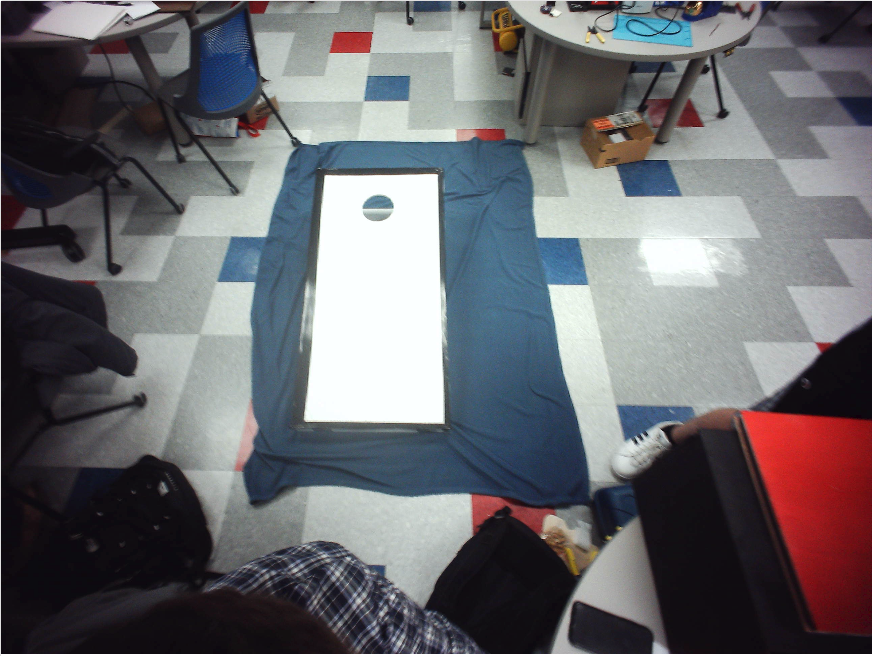
#> input picture opencv/testpics/t2.png, 872 x 656 px
$ jupyter execute --allow-errors harris.ipynb   (shell and % lines are left out)   (older library calls are emulated)
#> lines starting #> are read from the running program, lines starting #| are printed output that depends on the picture; after the words box and inside, x2 and y2 are one past the last pixel; in counts of white or black regions, pixels touching at a corner belong together; long printed decimals are rounded
[cell 1]
# Find edges

import imutils
import cv2 as cv
import numpy as np
import random as rng
from scipy.spatial import distance

from matplotlib import pyplot as plt
#src = cv.imread('images/test_wood_bags.png')
imgString = 'testpics/t2.png'
src = cv.imread(imgString)
#> src is the input picture: shape (656, 872, 3); mean B, G, R 109.9, 105.5, 106.2
graysrc = cv.cvtColor(src.copy(), cv.COLOR_BGR2GRAY)
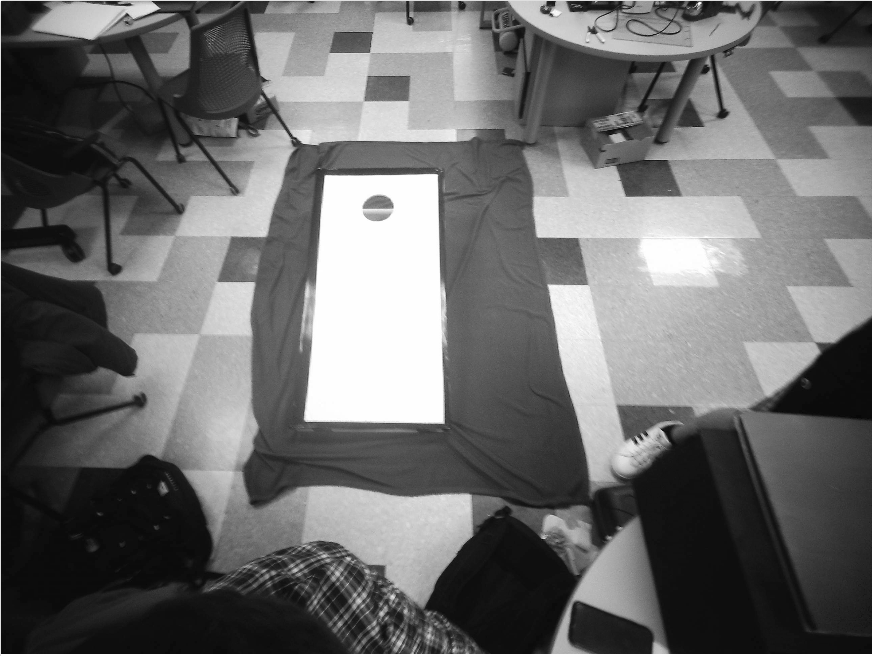
#> graysrc: shape (656, 872); min 7, max 255, mean 106.2
plt.imshow(src)

[cell 2]
# Fast Detection (Optimal for resource limited devices)
fast = cv.FastFeatureDetector_create()

kp = fast.detect(src, None)
#> kp = 3970 keypoints; strongest (x, y, size): (127, 14, 7), (436, 175, 7), (325, 176, 7), (554, 3, 7)
fast_src = cv.drawKeypoints(src, kp, None, color=(255,0,0))
plt.imshow(fast_src)

[cell 3]
# convert to binary image
ret,thresh = cv.threshold(graysrc, 127,255,0)
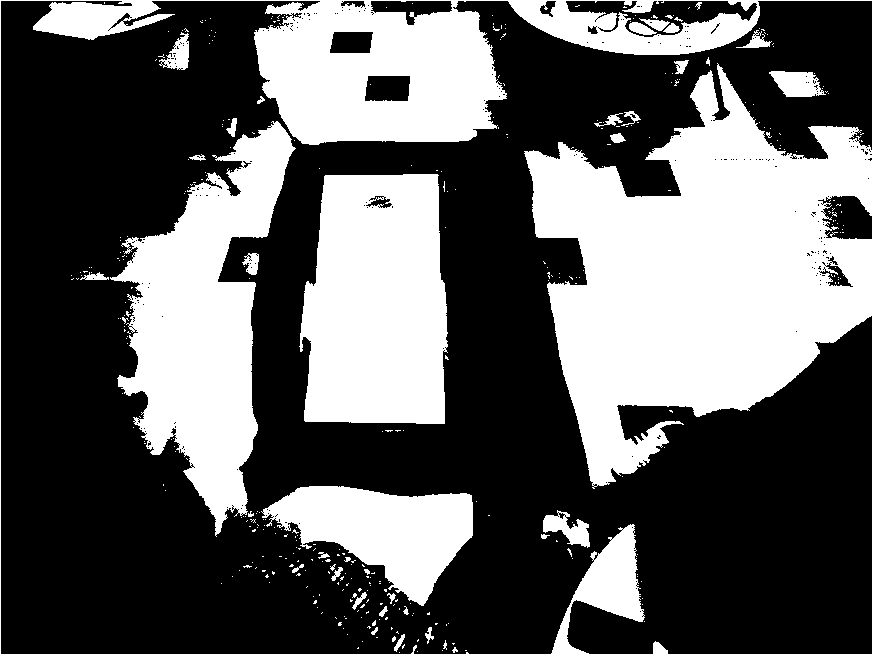
#> thresh: shape (656, 872); 37.2% white; 388 white regions (348 under 20 px)
im2, contours, hierarchy = cv.findContours(thresh,cv.RETR_TREE, 1)
#> contours = 832 contours, 786 with area under 20; largest, box (x1, y1, x2, y2) and area: (524, 63, 872, 489) 79816, (0, 0, 872, 656) 49144, (110, 121, 296, 537) 34492, (299, 174, 448, 424) 32175, (261, 486, 473, 606) 13330

# Many Moments
for c in contours:
    M = cv.moments(c)

    if (M['m00'] != 0):
        cx = int(M['m10']/M['m00'])
        cy = int(M['m01']/M['m00'])
    else:
        cx, cy = 0,0

    cv.circle(src, (cx,cy),5, (255,255,255), -1)
#> this loop made 832 passes
#> (c, cx, cy) on passes 1, 2, 3, 4, 6, 8, 9, 11, 12, 15, 17: ([[399, 652]], 0, 0), ([[417, 651]], 0, 0), ([[465, 650], [466, 650]], 0, 0), ([[442, 650]], 0, 0), ([[358, 647], [357, 648], [358, 648]], 357, 647), ([[452, 643], [453, 644], [454, 643], [453, 643]], 453, 643), ([[362, 641]], 0, 0), ([[418, 639], [417, 640], [417, 641], [418, 640]], 417, 640), ([[376, 637], [377, 637]], 0, 0), ([[347, 634]], 0, 0), ([[343, 628]], 0, 0)
#> (cx, cy) on passes 5, 7, 10, 13, 14, 16: (454, 649), (402, 646), (444, 644), (393, 638), (399, 642), (396, 631)
#> src: shape (656, 872, 3); 4.55% of pixels changed, all inside (x1, y1, x2, y2) = (0, 0, 872, 654)

#src2 = cv.imread('images/srcimg.png')
#for i in range(cx):
#    cv.circle(src2, (cx_arr[i],cx_arr[i]),3, 255, -1)

# Draw all contours
cv.drawContours(src, contours, -1, (0,0,255), 2)
#> src: shape (656, 872, 3); mean B, G, R 100.6, 96.5, 118.5

plt.imshow(src)

# Find largest contour in image (todo)
# Find angle at which object is directed
#      ^ -- (x,y),(MA,ma),angle = cv.fitEllipse(cnt)
mask = np.zeros(graysrc.shape, np.uint8)
cv.drawContours(mask, contours, 0,255,-1)
#> mask: shape (656, 872); 0% white in thin lines or dots, all inside (x1, y1, x2, y2) = (399, 652, 400, 653)

cnt = contours[0]
#> cnt = [[399, 652]]
leftmost = tuple(cnt[cnt[:,:,0].argmin()][0])
#> leftmost = (399, 652)
rightmost = tuple(cnt[cnt[:,:,0].argmin()][0])
#> rightmost = (399, 652)
topmost = tuple(cnt[cnt[:,:,1].argmin()][0])
#> topmost = (399, 652)
bottommost = tuple(cnt[cnt[:,:,1].argmin()][0])
#> bottommost = (399, 652)

extreme_pts = [leftmost, rightmost, topmost, bottommost]
#> extreme_pts = [(399, 652), (399, 652), (399, 652), (399, 652)]
for i in range(len(extreme_pts)):
    cv.circle(src, (extreme_pts[i][0],extreme_pts[i][1]), 3, 255, -1)
#> this loop made 4 passes
#> src: shape (656, 872, 3); mean B, G, R 100.6, 96.4, 118.5


mean_val = cv.mean(src, mask=mask)
#> mean_val = (255, 0, 0, 0)
print(mean_val)
#| (255.0, 0.0, 0.0, 0.0)

[cell 4]
# Good Feature Detection (finds corners well)
corners = cv.goodFeaturesToTrack(graysrc, 50, 0.01, 10)
#> corners = 50 rows, first 8: [2, 652], [2, 2], [554, 2], [702, 2], [551, 12], [437, 175], [159, 8], [567, 2]
corners = np.int0(corners)
corners = np.int0(corners)

for i in corners:
    x,y = i.ravel()
    cv.circle(src,(x,y),3,255,-1)
#> this loop made 50 passes
#> (x, y) on passes 1 to 12: (2, 652), (2, 2), (554, 2), (702, 2), (551, 12), (437, 175), (159, 8), (567, 2), (661, 428), (443, 422), (131, 4), (646, 435)
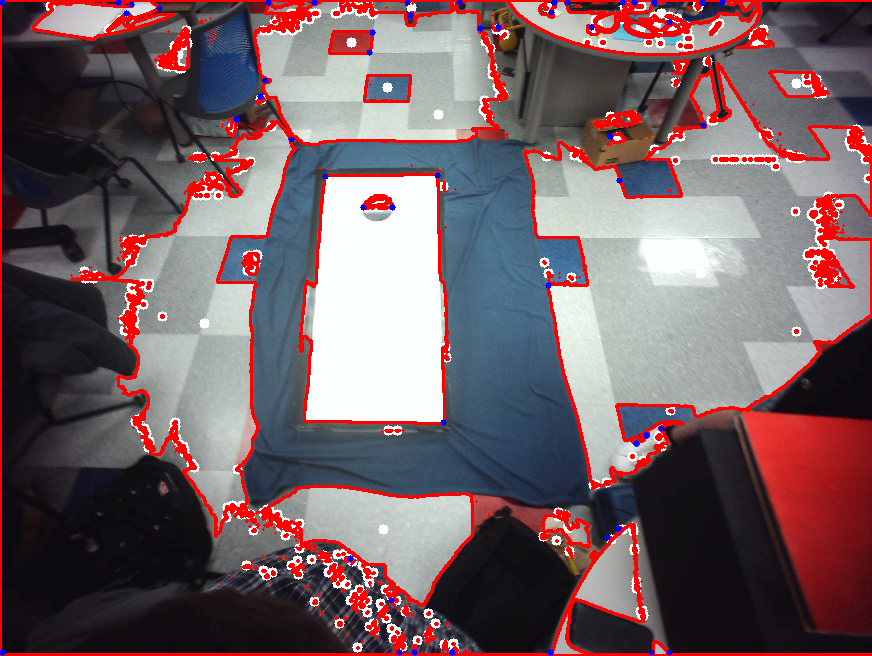
#> src: shape (656, 872, 3); mean B, G, R 101.2, 96.4, 117.9

plt.imshow(src)

[cell 5]
# Utility functions for dealing with contours
def get_cnt_details(cnt):
    M = cv.moments(cnt)
    details = None

    if (M['m00'] != 0):
        details = {}
        details['cx'] = cx = int(M['m10']/M['m00'])
        details['cy'] = cy = int(M['m01']/M['m00'])
        details['area'] = area = cv.contourArea(cnt)
        details['perimeter'] = perimeter = cv.arcLength(cnt,True)

    return details

def print_cnt_details(cnt):
    cnt_dict = get_cnt_details(cnt)

    if (cnt_dict is None):
        return

    cx = cnt_dict['cx']
    cy = cnt_dict['cy']
    area = cnt_dict['area']
    perimeter = cnt_dict['perimeter']

    print('cx: ', cx, '\tcy: ', cy, '\tarea: ', area, '\tperimeter: ', perimeter)

[cell 6]
# This block will print all contours' locations, areas, and perimters

# Define globals
board_cnt = None
board_cx = board_cy = None

# Empirically derived constants:
wood_perimeter_range = range(450, 550) # fuck this depends on distance

# Start over by reloading images
src = cv.imread(imgString)
graysrc = cv.cvtColor(src.copy(), cv.COLOR_BGR2GRAY)

# Plot original image
fig = plt.figure(figsize=(8,8),dpi=(120))
a = fig.add_subplot(1,2,1)
plt.imshow(src)
a.set_title('Original Image')

# convert to binary image
ret,thresh = cv.threshold(graysrc, 127,255,0)
im2, contours, hierarchy = cv.findContours(thresh,cv.RETR_TREE, 1)

print('All contours: ')
src_with_contours = src.copy()
possible_bag_cnts = []
for cnt in contours:
    cnt_dict = get_cnt_details(cnt)
    if (cnt_dict is None):
        continue

    cx = cnt_dict['cx']
    cy = cnt_dict['cy']
    area = cnt_dict['area']
    perimeter = cnt_dict['perimeter']

    if (cx not in range(220,350) or cy not in range(140, 300)):
        continue
    elif (perimeter > 25 and perimeter < 80):
        possible_bag_cnts.append(cnt)
    area = cv.contourArea(cnt)
    perimeter = cv.arcLength(cnt,True)
    print('cx: ', cx, '\tcy: ', cy, '\tarea: ', area, '\tperimeter: ', perimeter, '\tcontourLength: ', len(cnt))

    # draw all of the contours we find
    cv.drawContours(src_with_contours, cnt, -1, (0,0,255), 2)

    if (int(area) in range(1000, 2000)): # must convert double to int for range comparison
        # save board contour and centroid (x,y) values
        board_cnt = cnt; board_cx = cx; board_cy = cy
#> this loop made 832 passes
#> cnt on passes 1 to 3: [[399, 652]], [[417, 651]], [[465, 650], [466, 650]]
#| cx:  251 	cy:  262 	area:  215.0 	perimeter:  83.598 	contourLength:  72
#| cx:  247 	cy:  270 	area:  2.0 	perimeter:  5.657 	contourLength:  4
#| cx:  251 	cy:  267 	area:  2.0 	perimeter:  5.657 	contourLength:  4
#| cx:  255 	cy:  263 	area:  2.0 	perimeter:  5.657 	contourLength:  4
#| cx:  250 	cy:  263 	area:  2.0 	perimeter:  5.657 	contourLength:  4
#| cx:  251 	cy:  260 	area:  2.0 	perimeter:  5.657 	contourLength:  4
#| cx:  249 	cy:  260 	area:  2.0 	perimeter:  5.657 	contourLength:  4
#| cx:  250 	cy:  259 	area:  2.0 	perimeter:  5.657 	contourLength:  4
#> (further printed lines are left out)
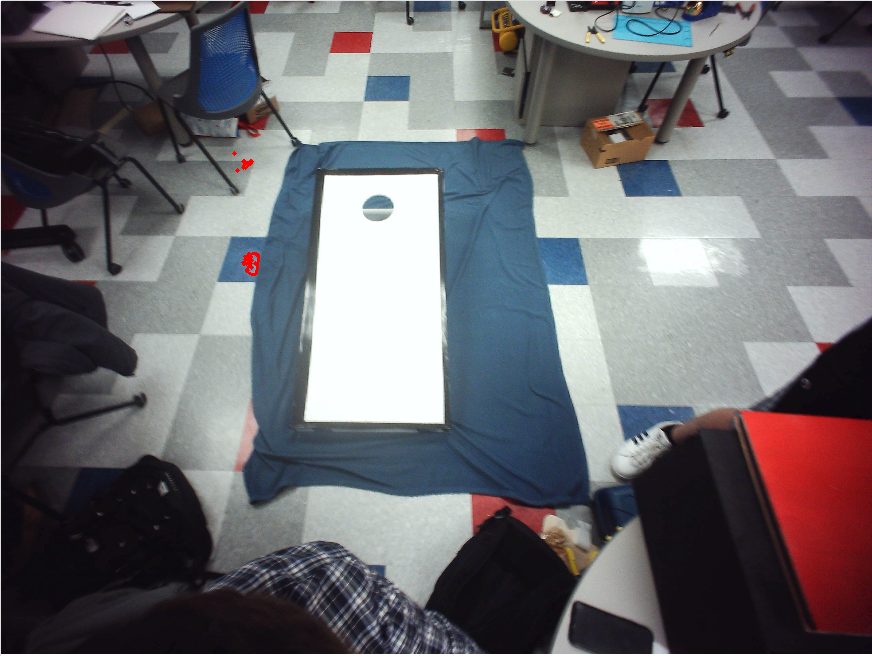
#> src_with_contours: shape (656, 872, 3); 0.07% of pixels changed, all inside (x1, y1, x2, y2) = (232, 151, 260, 276)
#> after the loop, possible_bag_cnts = 1 contour; box (x1, y1, x2, y2) and area: (242, 160, 252, 169) 31

print('\n')

fig = plt.figure(figsize=(8,8),dpi=(120))

if (board_cnt is not None):

    # Get mask
    mask = np.zeros(graysrc.shape,np.uint8)
    cv.drawContours(mask,[board_cnt],0,255,cv.FILLED)

    # Get all the pixels of the board
    pixelpoints = np.transpose(np.nonzero(mask))

    # Display subplot showing board mask
    a = fig.add_subplot(2,2,1)
    plt.imshow(mask)
    a.set_title('Board Mask')

    # Get the color at the centroid of the board
    board_centroid_rgb = [src.item(board_cx,board_cy,rgb) for rgb in range(0,3)]
    print("RGB: ", board_centroid_rgb)

    # Fill the board contour with some specific color
    print('mean color: ', cv.mean(src, mask=mask))
    board_color_mean = cv.mean(src, mask=mask)
    cloned = cv.drawContours(src.copy(), [board_cnt], 0, board_centroid_rgb, cv.FILLED)

    # Display subplot filling in board mask with centroid RGB
    a = fig.add_subplot(2,2,2)
    plt.imshow(cloned)
    a.set_title('Board filled with centroid RGB')

[cell 7]
# Show contours with area greater than 10 and less than 150 within the masked region

bag_cnts_img = cv.drawContours(src.copy(), possible_bag_cnts, -1, (0,0,255), 2)
plt.imshow(bag_cnts_img)
print(len(possible_bag_cnts))
#| 1

num_red = 0
num_black = 0
#> (the rest of this cell did not finish here and is left out)

[cell 8]
# Crop images

import operator

def cropND(img, bounding):
    start = tuple(map(lambda a, da: a//2-da//2, img.shape, bounding))
    end = tuple(map(operator.add, start, bounding))
    slices = tuple(map(slice, start, end))
    return img[slices]

def crop_center(img,cropx,cropy):
    (y,x,_) = img.shape
    startx = x//2-(cropx//2)
    starty = y//2-(cropy//2)
    return img[starty:starty+cropy,startx:startx+cropx]

crop = src[140:300,220:350]
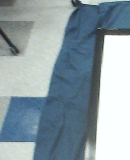
#> crop: shape (160, 130, 3); mean B, G, R 165.2, 157.5, 141.1
plt.imshow(crop)

[cell 9]
# Count the number of bags of each color within the board


def get_ishness(rgb):
    #h,s,v = rgb_to_hsv(r,g,b) #h from 0-360, s and v from 0-100
    rgba = [int(rgb[0]), int(rgb[1]), int(rgb[2])]
    hsv = cv.cvtColor(rgba, cv.COLOR_BGR2HSV)
    h = hsv[0]
    s = hsv[1]
    v = hsv[2]

    if v < 50: return 'black'
    if s < 15: return None
    if h < 10: return 'red'
    if 80 < h < 100: return 'green'
    if 210 < h < 230: return 'blue'

    return None

#new_image = cv2.drawContours(mask,[c], -1, (255,255,255), -1)
#new_image_gray = cv2.cvtColor(new_image, cv2.COLOR_BGR2GRAY)
#ret, thresh1 = cv2.threshold(new_image_gray, 100, 255, cv2.THRESH_BINARY)
masked_img = cv.bitwise_and(src.copy(), src, mask=mask)

fig = plt.figure(figsize=(8,8),dpi=(120))
a = fig.add_subplot(1,2,1)
plt.imshow(masked_img)
a.set_title('Original Image with Mask')

# Find contours in masked image
graysrc = cv.cvtColor(masked_img, cv.COLOR_BGR2GRAY)
ret,thresh = cv.threshold(graysrc, 127,255,0)
im2, contours, hierarchy = cv.findContours(thresh.copy(),cv.RETR_TREE, 1)
#> contours = [[[399, 652]]]

RED      = (255,0,0)
BLACK     = (0,0,255)
num_red  = 0
num_black = 0
for cnt in contours:
    d = get_cnt_details(cnt)

    if (d is None):
        continue

    if (int(d['perimeter']) in range(50,80)):
        print_cnt_details(cnt)
        cv.drawContours(masked_img, [cnt], 0, (0,0,255), cv.LINE_4)
        cnt_rgb = [src.item(d['cx'],d['cy'],rgb) for rgb in range(0,3)]
        print(cnt_rgb, '\n')
        ham_red   = distance.hamming(cnt_rgb[0:3], RED)
        ham_black = distance.hamming(cnt_rgb[0:3], BLACK)

        color = get_ishness(cnt_rgb)

        if (color == 'red'): num_red = num_red + 1
        elif (color == 'black'): num_black = num_black + 1


        if ( ham_red < ham_black ):
            num_red = num_red + 1
        else:
            num_black = num_black + 1
#> this loop made 1 pass
#> after the loop, num_black = 0; num_red = 0


print('num_red: ', num_red, '\tnum_black: ', num_black)
#| num_red:  0 	num_black:  0

a = fig.add_subplot(1,2,2)
plt.imshow(masked_img)
a.set_title('Contours in Masked Image')

[cell 10]
# Try to find the board based on the color we identified at its centroid
src = cv.imread('images/test_wood_bags.png')
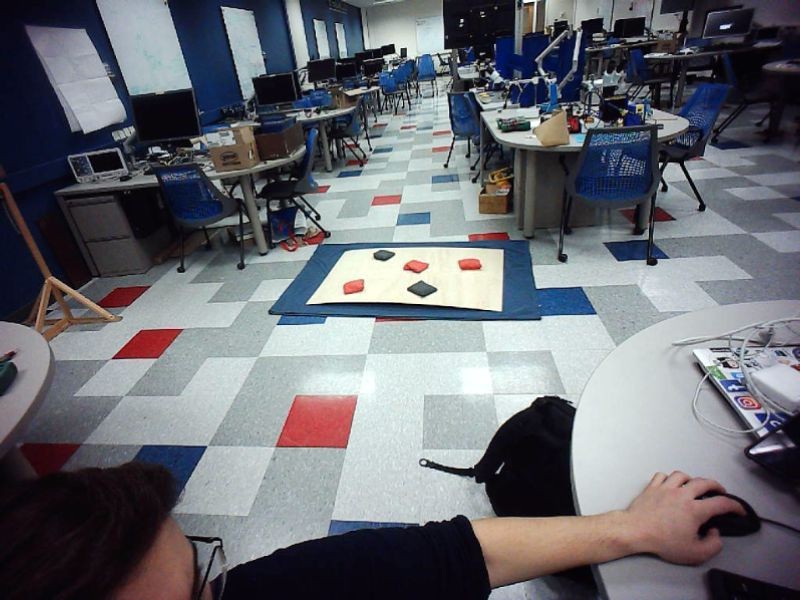
#> input picture opencv/images/test_wood_bags.png, 800 x 600 px
#> src is the input picture: shape (600, 800, 3); mean B, G, R 114.6, 108, 106.2
graysrc = cv.cvtColor(src, cv.COLOR_BGR2GRAY)
#> graysrc: shape (600, 800)

ret,thresh = cv.threshold(graysrc, 127,255,0)
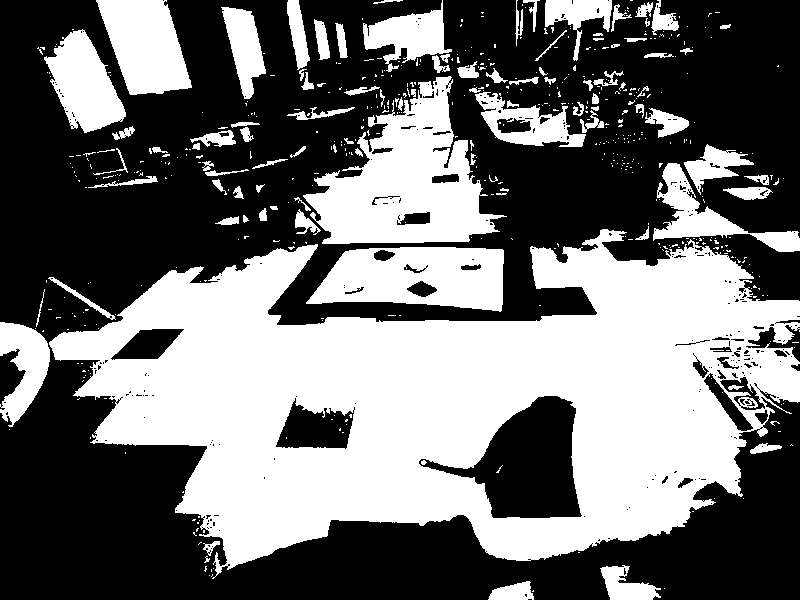
#> thresh: shape (600, 800); 43.6% white; 535 white regions (437 under 20 px)
im2, contours, hierarchy = cv.findContours(thresh,cv.RETR_TREE, 1)
#> contours = 888 contours, 763 with area under 20; largest, box (x1, y1, x2, y2) and area: (49, 229, 800, 579) 156000, (303, 76, 507, 244) 17263, (418, 395, 583, 519) 10292, (306, 247, 504, 312) 9812, (96, 0, 192, 95) 6048

# RGB at centroid of board, found empirically in a prior experiment
board_rgb = [182, 179, 164]

# Iterate through all the contours and save the one with the average color closest to that of ours
best_ham = np.inf
best_cnt = None
for cnt in contours:

    cnt_dict = get_cnt_details(cnt)

    if((cnt_dict) is None):
        continue

    # Get mask for the current contour
    mask = np.zeros(graysrc.shape,np.uint8)
    cv.drawContours(mask,[cnt],0,255,cv.FILLED)

    # get the mean color for the current contour, using the current mask
    curr_mean = cv.mean(src, mask=mask)

    # save the contour with mean RGB corresponding to smallest hamming distance from target RGB
    if (distance.hamming(curr_mean[0:3], board_rgb) < best_ham):
        best_cnt = cnt
#> this loop made 888 passes
#> cnt on passes 2, 5, 6: [[664, 588]], [[209, 575]], [[212, 574], [212, 575], [211, 576], [212, 575]]
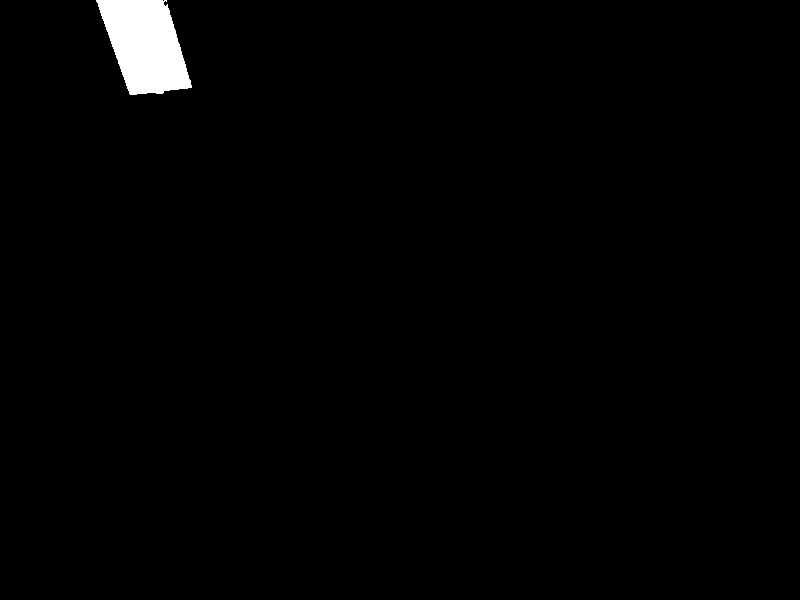
#> mask: shape (600, 800); 1.3% white; 1 white region, box (x1, y1, x2, y2) and area: (96, 0, 192, 95) 6209

if (best_cnt is not None):

    print('original board: ')
    print_cnt_details(board_cnt)

    print('\n')

    print('best contour: ')
    print_cnt_details(best_cnt)
#| cx:  144 	cy:  44 	area:  6048.5 	perimeter:  350.066

    fig = plt.figure(figsize=(8,8),dpi=(120))
    a = fig.add_subplot(1,2,1)
    a.set_title('Original Image')
    plt.imshow(src)

    cv.drawContours(src, [best_cnt], 0, (0,0,255), cv.LINE_4)
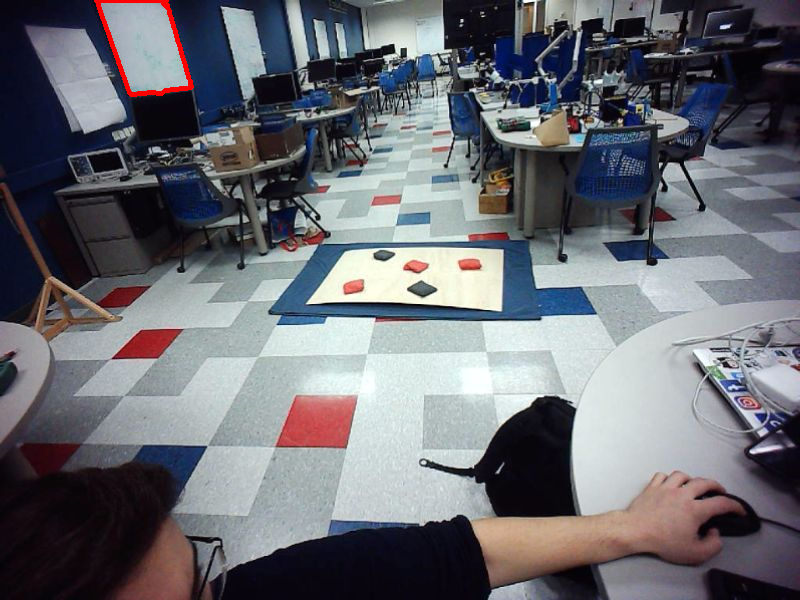
#> src: shape (600, 800, 3); 0.3% of pixels changed, all inside (x1, y1, x2, y2) = (94, 0, 194, 97)
    a = fig.add_subplot(1,2,2)
    a.set_title('Found Contour')
    plt.imshow(src)
#> figure, not shown here; B, G, R data is drawn as R, G, B
